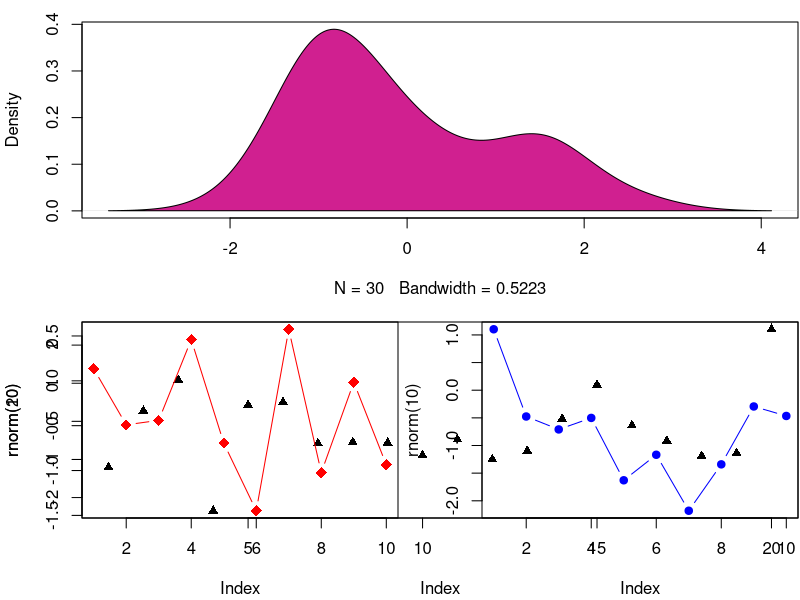

Generate this figure with R:
## ---- chunk 1
set.seed(1234)

split.screen(c(2, 1))
## [1] 1 2
screen()
## [1] 1
split.screen(c(1, 2), screen = 2)
## [1] 3 4
screen()
## [1] 3

screen(2)
par(mar = c(4, 4, 1, 0) + .1)
plot(rnorm(20), pch = 17)

screen(3, new = FALSE)
par(mar = c(4, 4, 1, 0) + .1)
plot(rnorm(10), col = 'red', pch = 18, cex = 1.5, type = "b")

screen(4, new = FALSE)
par(mar = c(4, 4, 1, 0) + .1)
plot(rnorm(10), col = 'blue', pch = 20, cex = 1.5, type = "b")

x <- density(rnorm(30))
screen(1)
par(mar = c(4, 4, 1, 0) + .1)
plot(x, type = "n", main = "")
polygon(x, col = "violetred")
